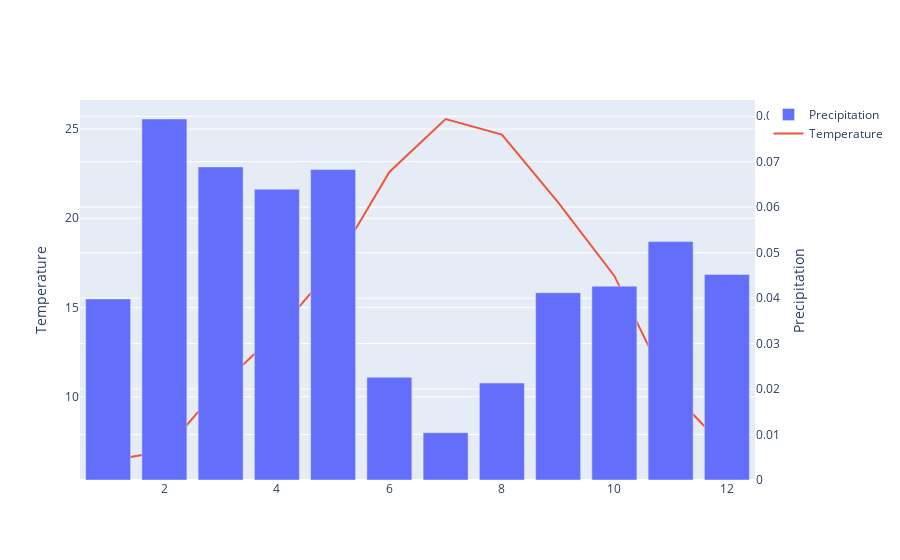

Notebook cell for this chart:
### Code cell
# Create a Plotly figure
fig = go.Figure()

# Add a bar chart for precipitation
fig.add_trace(go.Bar(
    x=precip_climatology.month,
    y=precip_climatology,
    name='Precipitation',
    # Set the y-axis to be on the right side
    yaxis='y2'
))

# Add a line chart for temperature
fig.add_trace(go.Scatter(
    x=temp_climatology.month,
    y=temp_climatology,
    mode='lines',
    name='Temperature',
))

# Set the layout to have two y-axes
fig.update_layout(
    yaxis=dict(title='Temperature'),
    yaxis2=dict(title='Precipitation', overlaying='y', side='right')
)

# Show the figure
fig.show()

### Figure 1 — Plotly figure (JSON) as saved in the notebook; plotly's stock layout.template omitted (floating-point values rounded to 4 significant figures)
{"data": [{"name": "Precipitation", "type": "bar", "x": [1, 2, 3, 4, 5, 6, 7, 8, 9, 10, 11, 12], "y": [0.03983, 0.07939, 0.06885, 0.06396, 0.06828, 0.02259, 0.0104, 0.02132, 0.0412, 0.04262, 0.05242, 0.04521], "yaxis": "y2"}, {"mode": "lines", "name": "Temperature", "type": "scatter", "x": [1, 2, 3, 4, 5, 6, 7, 8, 9, 10, 11, 12], "y": [6.405, 6.967, 10.61, 13.58, 17.27, 22.6, 25.56, 24.69, 20.89, 16.77, 10.31, 7.061]}], "layout": {"yaxis": {"title": {"text": "Temperature"}}, "yaxis2": {"overlaying": "y", "side": "right", "title": {"text": "Precipitation"}}}}
